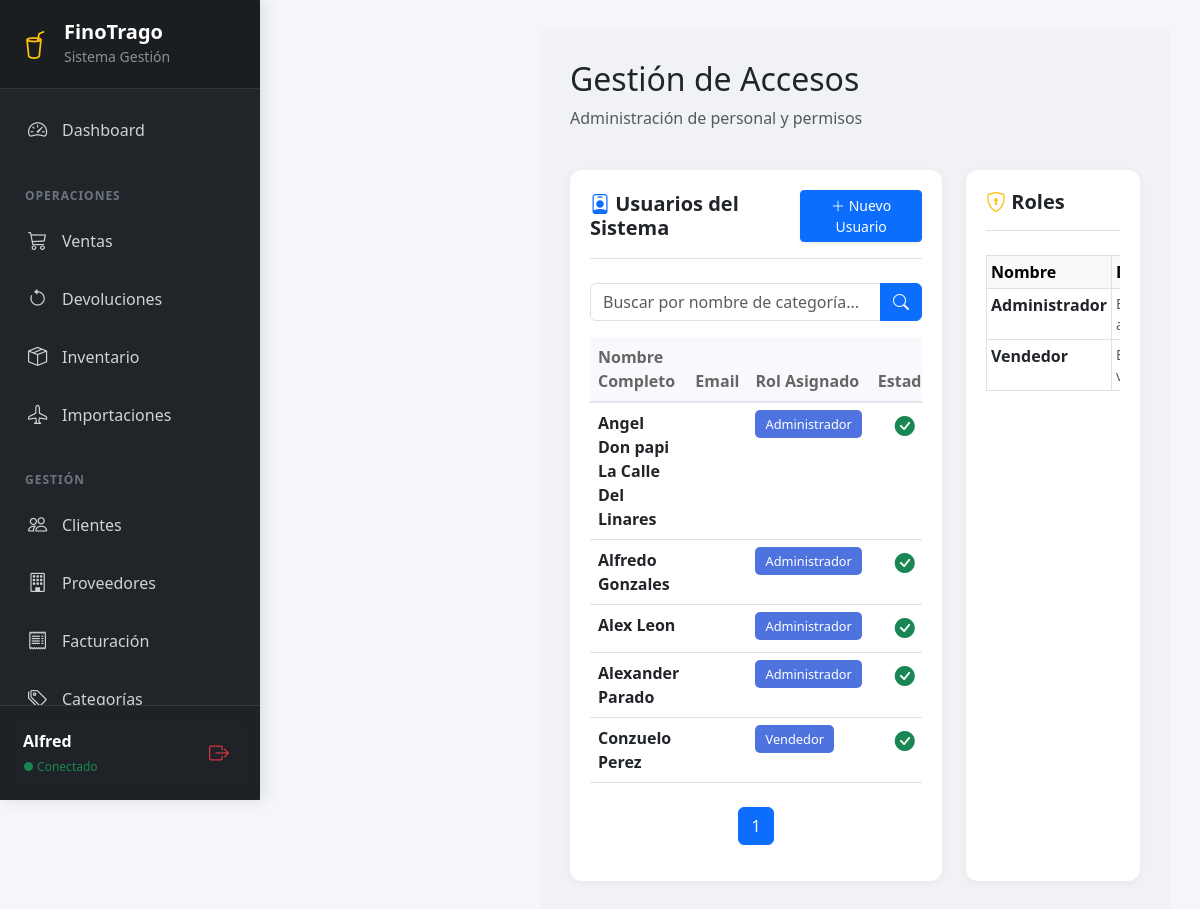
The app's page /usuarios/ (signed in) with its own data.
### dashboard/models.py (models this page shows, shortened)
class Usuario(models.Model):
    user = models.OneToOneField(
        User,
        on_delete=models.CASCADE,
        related_name='perfil',
        null=True,
        blank=True
    )
    nombre = models.CharField(max_length=50)
    apellido = models.CharField(max_length=50)
    rol = models.ForeignKey(Rol, on_delete=models.SET_NULL, null=True)
    activo = models.BooleanField(default=True)
    fecha_registro = models.DateTimeField(auto_now_add=True)
    def tiene_permiso(self, permiso):
        if not self.rol:
            return False
        return self.rol.permisos.filter(nombre=permiso).exists()

class Rol(models.Model):
    nombre = models.CharField(max_length=30)
    descripcion = models.CharField(max_length=100, blank=True, null=True)
    permisos = models.ManyToManyField('Permiso', blank=True)
    class Meta:
        verbose_name_plural = "Roles"

### dashboard/decorators.py (the view)
        def wrapper(request, *args, **kwargs):
            perfil = getattr(request.user, 'perfil', None)
            if not perfil or not perfil.tiene_permiso(nombre_permiso):
                messages.error(request, "No tienes permisos para realizar esta acción.")
                return redirect('dashboard:principal')
            return view_func(request, *args, **kwargs)

### dashboard/views.py (called while the page is built)
@login_required
@permiso_requerido('modulo_usuarios')
def lista_usuarios(request):
    search = request.GET.get ('search', '')
    usuarios = Usuario.objects.select_related('user', 'rol').all()
    if search:
        usuarios = usuarios.filter(
            Q(nombre__icontains=search) |
            Q(apellido__icontains=search) |
            Q(rol__nombre__icontains=search)
        )
    paginacion = Paginator(usuarios, 10)
    numero_pagina = request.GET.get('page')
    usuarios = paginacion.get_page(numero_pagina)
    roles = Rol.objects.all()
    context = {
        'datos': usuarios,
        'roles': roles
    }
    return render(request, 'dashboard/lista_usuarios.html', context)

### dashboard/templates/dashboard/lista_usuarios.html (shortened to what this page needs)
{% extends "dashboard/base.html" %}
{% block content %}
<div class="main-content">
    <div class="d-flex justify-content-between align-items-center mb-4">
        <div>
            <h2>Gestión de Accesos</h2>
            <p class="text-muted">Administración de personal y permisos</p>
        </div>
    </div>
    <div class="row">
        <div class="col-lg-8 mb-4">
            <div class="chart-card">
                <div class="d-flex justify-content-between align-items-center mb-4 border-bottom pb-3">
                    <h5 class="m-0 fw-bold text-dark"><i class="bi bi-person-badge text-primary"></i> Usuarios del Sistema</h5>
                    <a href="{% url 'dashboard:crear_usuario' %}" class="btn btn-primary btn-sm shadow-sm">
                        <i class="bi bi-plus-lg"></i> Nuevo Usuario
                    </a>
                </div>
                <div class="table-responsive">
                    <form method="get" class="mb-3">
                        <div class="input-group">
                            <input
                                type="text"
                                name="search"
                                class="form-control"
                                placeholder="Buscar por nombre de categoría..."
                                value="{{ search }}"
                            >
                            <button class="btn btn-primary" type="submit">
                                <i class="bi bi-search"></i>
                            </button>
                        </div>
                    </form>
                    <table class="table table-custom table-hover">
                        <thead>
                            <tr>
                                <th>Nombre Completo</th>
                                <th>Email</th>
                                <th>Rol Asignado</th>
                                <th class="text-center">Estado</th>
                            </tr>
                        </thead>
                        <tbody>
                            {% for u in datos %}
                            <tr>
                                <td>
                                    <div class="fw-bold">{{ u.nombre }} {{ u.apellido }}</div>
                                </td>
                                <td class="text-muted small">{{ u.email }}</td>
                                <td>
                                    {% if u.rol %}
                                        <span class="badge-rol">{{ u.rol.nombre }}</span>
                                    {% else %}
                                        <span class="badge bg-secondary">Sin Rol</span>
                                    {% endif %}
                                </td>
                                <td class="text-center">
                                    {% if u.activo %}
                                        <i class="bi bi-check-circle-fill text-success fs-5" title="Activo"></i>
                                    {% else %}
                                        <i class="bi bi-x-circle-fill text-danger fs-5" title="Inactivo"></i>
                                    {% endif %}
                                </td>
                            </tr>
                            {% empty %}
                            <tr><td colspan="5" class="text-center text-muted py-4">No hay usuarios creados.</td></tr>
                            {% endfor %}
                        </tbody>
                    </table>
                    <nav class="mt-4">
                        <ul class="pagination justify-content-center">
                            {% for num in datos.paginator.page_range %}
                                {% if datos.number == num %}
                                    <li class="page-item active">
                                        <span class="page-link">{{ num }}</span>
                                    </li>
                                {% endif %}
                            {% endfor %}
                        </ul>
                    </nav>
                </div>
            </div>
        </div>
        <div class="col-lg-4 mb-4">
            <div class="chart-card">
                <div class="d-flex justify-content-between align-items-center mb-4 border-bottom pb-3">
                    <h5 class="m-0 fw-bold text-dark"><i class="bi bi-shield-lock text-warning"></i> Roles</h5>
                </div>
                <div class="table-responsive">
                    <table class="table table-bordered table-sm">
                        <thead class="table-light">
                            <tr>
                                <th>Nombre</th>
                                <th>Descripción</th>
                            </tr>
                        </thead>
                        <tbody>
                            {% for r in roles %}
                            <tr>
                                <td class="fw-bold">{{ r.nombre }}</td>
                                <td class="small text-muted">{{ r.descripcion|truncatechars:20 }}</td>
                            </tr>
                            {% empty %}
                            <tr><td colspan="2" class="text-center text-muted">Sin roles.</td></tr>
                            {% endfor %}
                        </tbody>
                    </table>
                </div>
            </div>
        </div>
    </div>
</div>
{% endblock %}

### dashboard/templates/dashboard/base.html (shortened to what this page needs)
{% load static %}
<!DOCTYPE html>
<html lang="es">
<head>
    <link href="https://cdn.jsdelivr.net/npm/bootstrap@5.3.0/dist/css/bootstrap.min.css" rel="stylesheet">
    <link rel="stylesheet" href="https://cdn.jsdelivr.net/npm/bootstrap-icons@1.11.0/font/bootstrap-icons.css">
</head>
<body>
    <nav class="sidebar" id="sidebar">
        <div class="sidebar-header d-flex align-items-center gap-3">
            <i class="bi bi-cup-straw text-warning fs-3"></i>
            <div>
                <h5 class="m-0 fw-bold">FinoTrago</h5>
                <small class="text-white-50">Sistema Gestión</small>
            </div>
        </div>
        <div class="sidebar-menu">
            <ul class="nav flex-column">
                <li class="nav-item">
                    <a href="{% url 'dashboard:principal' %}" class="nav-link {% if request.resolver_match.url_name == 'principal' %}active{% endif %}">
                        <i class="bi bi-speedometer2"></i> Dashboard
                    </a>
                </li>
                <div class="sidebar-heading">OPERACIONES</div>
                <li class="nav-item">
                    <a href="{% url 'dashboard:ventas' %}" class="nav-link {% if 'ventas' in request.path %}active{% endif %}">
                        <i class="bi bi-cart3"></i> Ventas
                    </a>
                </li>
                <li class="nav-item">
                    <a href="{% url 'dashboard:devoluciones' %}" class="nav-link {% if 'devoluciones' in request.path %}active{% endif %}">
                        <i class="bi bi-arrow-counterclockwise"></i> Devoluciones
                    </a>
                </li>
                <li class="nav-item">
                    <a href="{% url 'dashboard:inventario' %}" class="nav-link {% if 'inventario' in request.path %}active{% endif %}">
                        <i class="bi bi-box-seam"></i> Inventario
                    </a>
                </li>
                <li class="nav-item">
                    <a href="{% url 'dashboard:importaciones' %}" class="nav-link {% if 'importaciones' in request.path %}active{% endif %}">
                        <i class="bi bi-airplane"></i> Importaciones
                    </a>
                </li>
                <div class="sidebar-heading">GESTIÓN</div>
                <li class="nav-item">
                    <a href="{% url 'dashboard:clientes' %}" class="nav-link {% if 'clientes' in request.path %}active{% endif %}">
                        <i class="bi bi-people"></i> Clientes
                    </a>
                </li>
                <li class="nav-item">
                    <a href="{% url 'dashboard:proveedores' %}" class="nav-link {% if 'proveedores' in request.path %}active{% endif %}">
                        <i class="bi bi-building"></i> Proveedores
                    </a>
                </li>
                <li class="nav-item">
                    <a href="{% url 'dashboard:facturacion' %}" class="nav-link {% if 'factura' in request.path %}active{% endif %}">
                        <i class="bi bi-receipt"></i> Facturación
                    </a>
                </li>
                <li class="nav-item">
                    <a href="{% url 'dashboard:categorias' %}" class="nav-link {% if 'categorias' in request.path %}active{% endif %}">
                        <i class="bi bi-tags"></i> Categorías
                    </a>
                </li>
            </ul>
        </div>
        <div class="sidebar-footer">
            <div class="d-flex align-items-center p-2 rounded bg-dark bg-opacity-50">
                <div class="flex-grow-1 overflow-hidden">
                    <div class="fw-bold text-truncate">{{ request.user.username|title }}</div>
                    <small class="text-success" style="font-size: 0.75rem;">● Conectado</small>
                </div>
                <form method="post" action="{% url 'dashboard:logout' %}" class="m-0">
                    <button type="submit" class="btn btn-sm btn-outline-danger border-0" title="Salir">
                        <i class="bi bi-box-arrow-right fs-5"></i>
                    </button>
                </form>
            </div>
        </div>
    </nav>
    <div class="main-wrapper">
        <div class="content-container">
            {% block content %}
            {% endblock %}
        </div>
    </div>
</body>
</html>

### dashboard/templates/dashboard/base.html (style rules this page uses)
body { background-color: #f4f6f9; min-height: 100vh; font-family: 'Segoe UI', system-ui, -apple-system, sans-serif; overflow-x: hidden; }
.sidebar { width: 260px; height: 100vh; position: fixed; top: 0; left: 0; background: #212529; color: #fff; z-index: 1050; display: flex; flex-direction: column; transition: left 0.3s ease; box-shadow: 4px 0 15px rgba(0,0,0,0.1); }
.sidebar-header { padding: 20px; background-color: rgba(0,0,0,0.2); border-bottom: 1px solid rgba(255,255,255,0.1); }
.sidebar-menu { padding: 15px 10px; overflow-y: auto; flex-grow: 1; }
.nav-link { color: #cfd2d6; padding: 12px 15px; border-radius: 6px; margin-bottom: 5px; display: flex; align-items: center; text-decoration: none; font-weight: 500; transition: all 0.2s; }
.nav-link i { margin-right: 12px; font-size: 1.2rem; width: 25px; text-align: center; }
.sidebar-heading { font-size: 0.75rem; text-transform: uppercase; letter-spacing: 1px; color: #6c757d; font-weight: 700; margin: 25px 0 10px 15px; }
.sidebar-footer { padding: 15px; border-top: 1px solid rgba(255,255,255,0.1); background-color: rgba(0,0,0,0.1); }
.main-wrapper { margin-left: 260px; width: calc(100% - 260px); min-height: 100vh; transition: margin-left 0.3s ease, width 0.3s ease; display: flex; flex-direction: column; }
.content-container { padding: 30px; flex-grow: 1; }

### dashboard/templates/dashboard/lista_usuarios.html (style rules this page uses)
.main-content { margin-left: 250px; padding: 30px; background-color: #f0f2f5; min-height: 100vh; }
.chart-card { background: white; border-radius: 12px; padding: 20px; box-shadow: 0 2px 10px rgba(0,0,0,0.05); height: 100%; }
.table-custom thead th { background-color: #f8f9fc; color: #666; font-weight: 600; border-bottom: 2px solid #e3e6f0; }
.badge-rol { background-color: #4e73df; color: white; padding: 5px 10px; border-radius: 5px; font-size: 0.8rem; }

### records on screen
Usuario: nombre "Angel Don papi", apellido "La Calle Del Linares", rol.nombre "Administrador", activo True (drawn)
Usuario: nombre "Alfredo", apellido "Gonzales", rol.nombre "Administrador", activo True (drawn)
Usuario: nombre "Alex", apellido "Leon", rol.nombre "Administrador", activo True (drawn)
Usuario: nombre "Alexander", apellido "Parado", rol.nombre "Administrador", activo True (drawn)
Usuario: nombre "Conzuelo", apellido "Perez", rol.nombre "Vendedor", activo True (drawn)
Rol: nombre "Administrador"
Rol: nombre "Vendedor"

### other values on screen
{{ request.user.username|title }} "Alfred"
{{ num }} "1"
